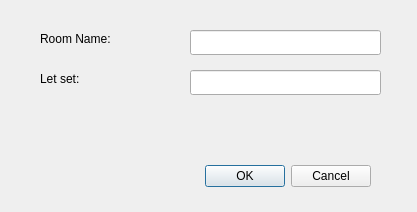
<?xml version="1.0" encoding="UTF-8"?>
<ui version="4.0">
 <class>LightConfig</class>
 <widget class="QDialog" name="LightConfig">
  <property name="geometry">
   <rect>
    <x>0</x>
    <y>0</y>
    <width>417</width>
    <height>212</height>
   </rect>
  </property>
  <property name="windowTitle">
   <string>Dialog</string>
  </property>
  <widget class="QDialogButtonBox" name="buttonBox">
   <property name="geometry">
    <rect>
     <x>30</x>
     <y>160</y>
     <width>341</width>
     <height>32</height>
    </rect>
   </property>
   <property name="orientation">
    <enum>Qt::Horizontal</enum>
   </property>
   <property name="standardButtons">
    <set>QDialogButtonBox::Cancel|QDialogButtonBox::Ok</set>
   </property>
  </widget>
  <widget class="QLabel" name="labelRoom">
   <property name="geometry">
    <rect>
     <x>40</x>
     <y>30</y>
     <width>101</width>
     <height>17</height>
    </rect>
   </property>
   <property name="text">
    <string>Room Name:</string>
   </property>
  </widget>
  <widget class="QLabel" name="labelPrimary">
   <property name="geometry">
    <rect>
     <x>40</x>
     <y>70</y>
     <width>121</width>
     <height>17</height>
    </rect>
   </property>
   <property name="text">
    <string>Let set:</string>
   </property>
  </widget>
  <widget class="QLineEdit" name="lineEditRoom">
   <property name="geometry">
    <rect>
     <x>190</x>
     <y>30</y>
     <width>191</width>
     <height>25</height>
    </rect>
   </property>
  </widget>
  <widget class="QLineEdit" name="lineEditLight">
   <property name="geometry">
    <rect>
     <x>190</x>
     <y>70</y>
     <width>191</width>
     <height>25</height>
    </rect>
   </property>
  </widget>
 </widget>
 <resources/>
 <connections>
  <connection>
   <sender>buttonBox</sender>
   <signal>accepted()</signal>
   <receiver>LightConfig</receiver>
   <slot>accept()</slot>
   <hints>
    <hint type="sourcelabel">
     <x>248</x>
     <y>254</y>
    </hint>
    <hint type="destinationlabel">
     <x>157</x>
     <y>274</y>
    </hint>
   </hints>
  </connection>
  <connection>
   <sender>buttonBox</sender>
   <signal>rejected()</signal>
   <receiver>LightConfig</receiver>
   <slot>reject()</slot>
   <hints>
    <hint type="sourcelabel">
     <x>316</x>
     <y>260</y>
    </hint>
    <hint type="destinationlabel">
     <x>286</x>
     <y>274</y>
    </hint>
   </hints>
  </connection>
 </connections>
</ui>
